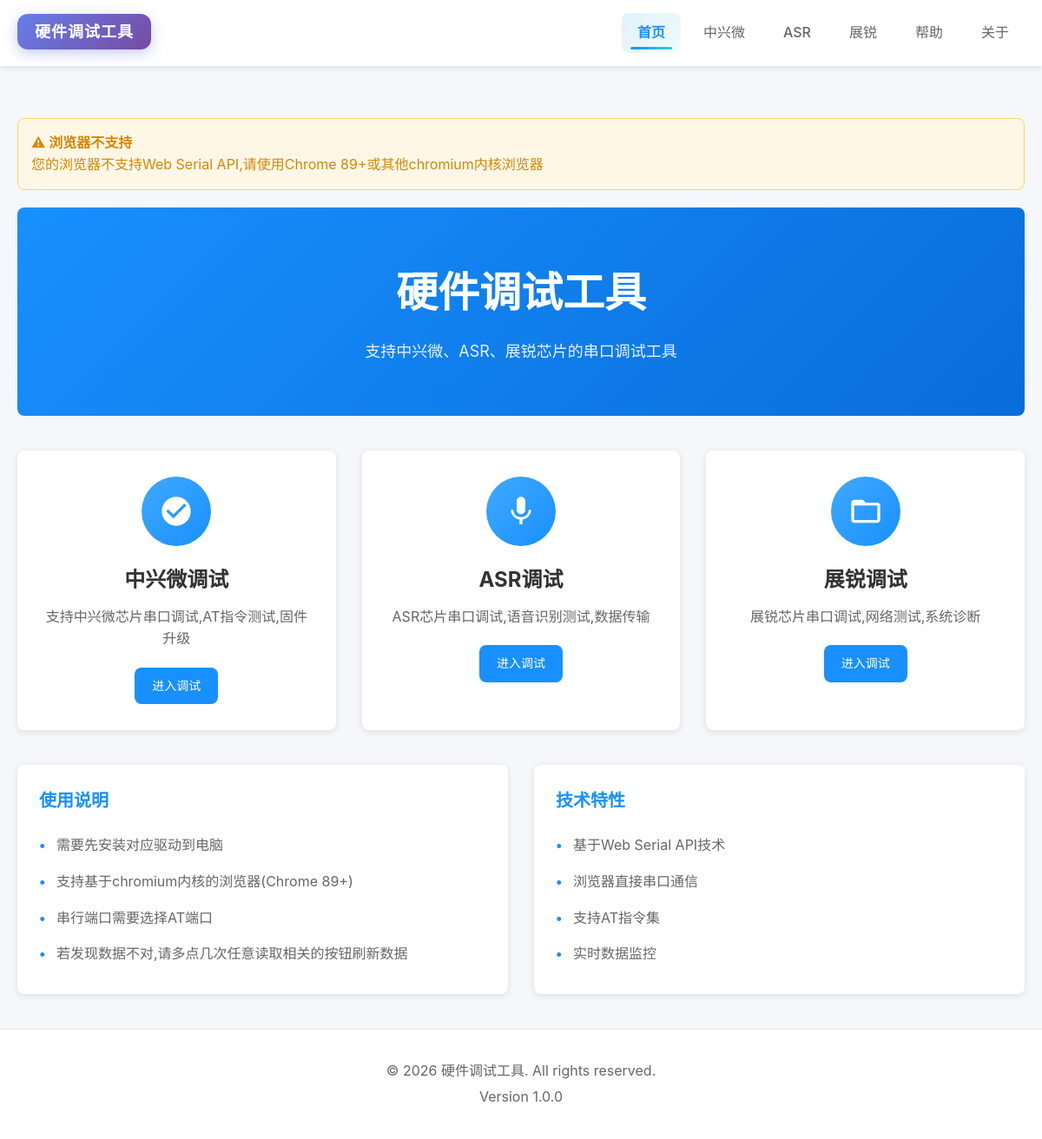
The page / on the database its author committed.
### tables this page shows
CREATE TABLE IF NOT EXISTS settings (
    id INT PRIMARY KEY AUTO_INCREMENT,
    site_title VARCHAR(100) NOT NULL DEFAULT '硬件调试工具',
    site_description TEXT COMMENT '网站描述',
    site_text_logo VARCHAR(100) DEFAULT '硬件调试工具' COMMENT '网站文字Logo',
    about_content TEXT COMMENT '关于页面HTML内容',
    contact_email VARCHAR(100) DEFAULT 'contact@example.com' COMMENT '联系邮箱',
    contact_qq VARCHAR(20) DEFAULT '' COMMENT '联系QQ',
    contact_qq_group VARCHAR(50) DEFAULT '' COMMENT '联系QQ群',
    contact_doc_url VARCHAR(255) DEFAULT '' COMMENT '文档链接',
    site_logo VARCHAR(255) DEFAULT '/assets/images/logo.svg',
    site_favicon VARCHAR(255) DEFAULT '/assets/images/favicon.svg',
    theme_color VARCHAR(20) DEFAULT '#1890ff',
    footer_copyright VARCHAR(255) DEFAULT '',
    footer_version VARCHAR(20) DEFAULT '1.0.0',
    douyin_text VARCHAR(100) DEFAULT '我的抖音',
    douyin_url VARCHAR(255) DEFAULT '',
    bilibili_text VARCHAR(100) DEFAULT '我的B站',
    bilibili_url VARCHAR(255) DEFAULT '',
    updated_at TIMESTAMP DEFAULT CURRENT_TIMESTAMP ON UPDATE CURRENT_TIMESTAMP
);

### includes/functions.php (called while the page is built, shortened)
<?php
function h($string) {
    return htmlspecialchars($string, ENT_QUOTES, 'UTF-8');
}
function getSettings() {
    $db = getDB();
    try {
        $stmt = $db->query("SELECT * FROM settings WHERE id = 1");
        return $stmt->fetch();
    } catch (Exception $e) {
        return [
            'site_title' => '硬件调试工具',
            'site_description' => '支持中兴微、ASR、展锐芯片的串口调试工具',
            'site_text_logo' => '硬件调试工具',
            'theme_color' => '#1890ff',
            'about_content' => '',
        ];
    }
}

### pages/home.php (the view, shortened to what this page needs)
<?php
require_once __DIR__ . '/../includes/header.php';
?>
<div class="page-home">
    <div class="hero-section">
        <h1><?php echo h($settings['site_title']); ?></h1>
        <p class="subtitle"><?php echo h($settings['site_description']); ?></p>
    </div>
    <div class="features-grid">
        <div class="feature-card" onclick="location.href='/?page=zte'">
            <div class="card-icon">
                <svg viewBox="0 0 24 24" fill="currentColor">
                    <path d="M12 2C6.48 2 2 6.48 2 12s4.48 10 10 10 10-4.48 10-10S17.52 2 12 2zm-2 15l-5-5 1.41-1.41L10 14.17l7.59-7.59L19 8l-9 9z"/>
                </svg>
            </div>
            <h3>中兴微调试</h3>
            <p>支持中兴微芯片串口调试,AT指令测试,固件升级</p>
            <a href="/?page=zte" class="btn btn-primary">进入调试</a>
        </div>
        <div class="feature-card" onclick="location.href='/?page=asr'">
            <div class="card-icon">
                <svg viewBox="0 0 24 24" fill="currentColor">
                    <path d="M12 14c1.66 0 2.99-1.34 2.99-3L15 5c0-1.66-1.34-3-3-3S9 3.34 9 5v6c0 1.66 1.34 3 3 3zm5.3-3c0 3-2.54 5.1-5.3 5.1S6.7 14 6.7 11H5c0 3.41 2.72 6.23 6 6.72V21h2v-3.28c3.28-.48 6-3.3 6-6.72h-1.7z"/>
                </svg>
            </div>
            <h3>ASR调试</h3>
            <p>ASR芯片串口调试,语音识别测试,数据传输</p>
            <a href="/?page=asr" class="btn btn-primary">进入调试</a>
        </div>
        <div class="feature-card" onclick="location.href='/?page=unisoc'">
            <div class="card-icon">
                <svg viewBox="0 0 24 24" fill="currentColor">
                    <path d="M20 6h-8l-2-2H4c-1.1 0-1.99.9-1.99 2L2 18c0 1.1.9 2 2 2h16c1.1 0 2-.9 2-2V8c0-1.1-.9-2-2-2zm0 12H4V8h16v10z"/>
                </svg>
            </div>
            <h3>展锐调试</h3>
            <p>展锐芯片串口调试,网络测试,系统诊断</p>
            <a href="/?page=unisoc" class="btn btn-primary">进入调试</a>
        </div>
    </div>
    <div class="info-section">
        <div class="info-card">
            <h3>使用说明</h3>
            <ul>
                <li>需要先安装对应驱动到电脑</li>
                <li>支持基于chromium内核的浏览器(Chrome 89+)</li>
                <li>串行端口需要选择AT端口</li>
                <li>若发现数据不对,请多点几次任意读取相关的按钮刷新数据</li>
            </ul>
        </div>
        <div class="info-card">
            <h3>技术特性</h3>
            <ul>
                <li>基于Web Serial API技术</li>
                <li>浏览器直接串口通信</li>
                <li>支持AT指令集</li>
                <li>实时数据监控</li>
            </ul>
        </div>
    </div>
</div>
<?php require_once __DIR__ . '/../includes/footer.php'; ?>

### includes/header.php (shortened to what this page needs)
<?php
require_once __DIR__ . '/functions.php';
$settings = getSettings();
?>
<!DOCTYPE html>
<html lang="zh-CN">
<head>
    <link rel="stylesheet" href="/assets/css/style.css">
</head>
<body>
    <header class="site-header">
        <div class="container">
            <div class="header-content">
                <div class="logo">
                    <a href="/" class="text-logo">
                        <?php
                        $logoText = !empty($settings['site_text_logo']) ? $settings['site_text_logo'] : '硬件调试工具';
                        echo h($logoText);
                        ?>
                    </a>
                </div>
                <nav class="main-nav">
                    <ul>
                        <li><a href="/" class="<?php echo ($current_page ?? '') === 'home' ? 'active' : ''; ?>">首页</a></li>
                        <li><a href="/?page=zte" class="<?php echo ($current_page ?? '') === 'zte' ? 'active' : ''; ?>">中兴微</a></li>
                        <li><a href="/?page=asr" class="<?php echo ($current_page ?? '') === 'asr' ? 'active' : ''; ?>">ASR</a></li>
                        <li><a href="/?page=unisoc" class="<?php echo ($current_page ?? '') === 'unisoc' ? 'active' : ''; ?>">展锐</a></li>
                        <li><a href="/?page=help" class="<?php echo ($current_page ?? '') === 'help' ? 'active' : ''; ?>">帮助</a></li>
                        <li><a href="/?page=about" class="<?php echo ($current_page ?? '') === 'about' ? 'active' : ''; ?>">关于</a></li>
                    </ul>
                </nav>
            </div>
        </div>
    </header>
    <main class="site-main">
        <div class="container">

### includes/footer.php (shortened to what this page needs)
        </div>
    </main>
    <footer class="site-footer">
        <div class="container">
            <div class="footer-content">
                <p><?php echo !empty($settings['footer_copyright']) ? h($settings['footer_copyright']) : '&copy; ' . date('Y') . ' ' . h($settings['site_title']) . '. All rights reserved.'; ?></p>
                <p><?php echo !empty($settings['footer_version']) ? 'Version ' . h($settings['footer_version']) : 'Version ' . VERSION; ?></p>
            </div>
        </div>
    </footer>
</body>
</html>

### assets/css/style.css (style rules this page uses)
:root { --primary-color: #1890ff; --primary-dark: #096dd9; --primary-light: #40a9ff; --success-color: #52c41a; --warning-color: #faad14; --danger-color: #ff4d4f; --text-color: #333; --text-secondary: #666; --border-color: #e8e8e8; --bg-color: #f5f7fa; --card-bg: #ffffff; --header-bg: #ffffff; --shadow: 0 2px 8px rgba(0, 0, 0, 0.1); --shadow-hover: 0 4px 12px rgba(24, 144, 255, 0.15); --border-radius: 8px; --transition: all 0.3s ease; }
* { margin: 0; padding: 0; box-sizing: border-box; }
body { font-family: -apple-system, BlinkMacSystemFont, 'Segoe UI', 'PingFang SC', 'Hiragino Sans GB', 'Microsoft YaHei', sans-serif; color: var(--text-color); background: var(--bg-color); line-height: 1.6; }
a { text-decoration: none; color: var(--primary-color); transition: var(--transition); }
.container { max-width: 1200px; margin: 0 auto; padding: 0 20px; }
.site-header { background: var(--header-bg); box-shadow: var(--shadow); position: sticky; top: 0; z-index: 100; }
.header-content { display: flex; align-items: center; justify-content: space-between; padding: 15px 0; }
.text-logo { background: linear-gradient(135deg, #667eea 0%, #764ba2 100%); color: white !important; padding: 10px 20px; border-radius: 12px; font-size: 18px; font-weight: 700; letter-spacing: 1px; box-shadow: 0 4px 15px rgba(102, 126, 234, 0.4); transition: all 0.3s ease; text-decoration: none !important; }
.main-nav ul { display: flex; list-style: none; gap: 8px; align-items: center; }
.main-nav a { color: var(--text-secondary); font-weight: 500; padding: 10px 18px; border-radius: 8px; position: relative; transition: all 0.3s ease; display: flex; align-items: center; gap: 6px; }
.main-nav a::after { content: ''; position: absolute; bottom: 4px; left: 50%; transform: translateX(-50%); width: 0; height: 3px; background: linear-gradient(90deg, #1890ff, #36cfc9); border-radius: 2px; transition: width 0.3s ease; }
.main-nav a.active { color: var(--primary-color); background: linear-gradient(135deg, rgba(24, 144, 255, 0.12) 0%, rgba(54, 207, 201, 0.08) 100%); font-weight: 600; }
.main-nav a.active::after { width: 70%; background: linear-gradient(90deg, #1890ff, #36cfc9); }
.site-main { padding: 40px 0; min-height: calc(100vh - 200px); }
.btn { display: inline-block; padding: 10px 20px; border: none; border-radius: var(--border-radius); font-size: 14px; font-weight: 500; cursor: pointer; transition: var(--transition); text-align: center; }
.btn-primary { background: var(--primary-color); color: white; }
.page-home { animation: fadeIn 0.5s ease; }
.hero-section { text-align: center; padding: 60px 20px; background: linear-gradient(135deg, var(--primary-color) 0%, var(--primary-dark) 100%); color: white; border-radius: var(--border-radius); margin-bottom: 40px; }
.hero-section h1 { font-size: 48px; font-weight: 700; margin-bottom: 15px; }
.subtitle { font-size: 18px; opacity: 0.9; }
.features-grid { display: grid; grid-template-columns: repeat(auto-fit, minmax(300px, 1fr)); gap: 30px; margin-bottom: 40px; }
.feature-card { background: var(--card-bg); border-radius: var(--border-radius); padding: 30px; box-shadow: var(--shadow); transition: var(--transition); cursor: pointer; text-align: center; }
.card-icon { width: 80px; height: 80px; margin: 0 auto 20px; background: linear-gradient(135deg, var(--primary-light) 0%, var(--primary-color) 100%); border-radius: 50%; display: flex; align-items: center; justify-content: center; color: white; font-size: 40px; }
.card-icon svg { width: 40px; height: 40px; }
.feature-card h3 { font-size: 24px; margin-bottom: 10px; color: var(--text-color); }
.feature-card p { color: var(--text-secondary); margin-bottom: 20px; }
.info-section { display: grid; grid-template-columns: repeat(auto-fit, minmax(300px, 1fr)); gap: 30px; }
.info-card { background: var(--card-bg); border-radius: var(--border-radius); padding: 25px; box-shadow: var(--shadow); }
.info-card h3 { font-size: 20px; margin-bottom: 15px; color: var(--primary-color); }
.info-card ul { list-style: none; padding-left: 0; }
.info-card li { padding: 8px 0; padding-left: 20px; position: relative; color: var(--text-secondary); }
.info-card li:before { content: "•"; color: var(--primary-color); font-weight: bold; position: absolute; left: 0; }
.site-footer { background: var(--header-bg); padding: 30px 0; text-align: center; color: var(--text-secondary); border-top: 1px solid var(--border-color); }
.footer-content p { margin: 5px 0; }

### rows shown on the page
settings: site_text_logo "硬件调试工具", site_title "硬件调试工具", site_description "支持中兴微、ASR、展锐芯片的串口调试工具", footer_version "1.0.0"
